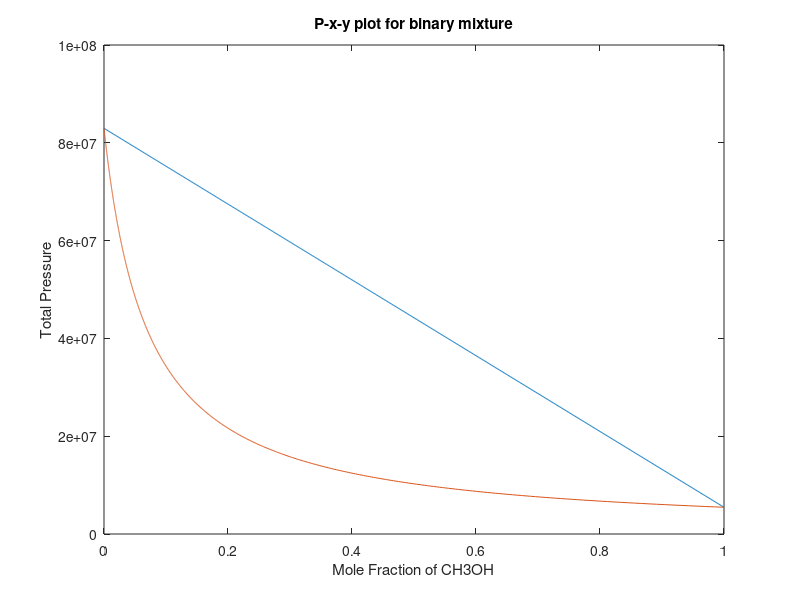

Write MATLAB code to recreate this figure. (Note: this script raises an error after producing the figure.)
% Lab-6

% Constants for CH3OH
A_CH3OH = 24.858;
B_CH3OH = 4512.9;

% Constants for CO2
A_CO2 = 22.36;
B_CO2 = 1992.9;

% Constants for H2O
A_H2O = 24.724;
B_H2O = 4949.6;

% Pressure for H2
P_H2 = 1.44 * 1e9;

% Temperature
T = 483;
e = 2.718;

% Part A: P-x-y plot for binary mixture
x = 0:0.001:1;
n = size(x, 2);

P_CH3OH = exp(A_CH3OH - B_CH3OH / T);
P_CO2 = exp(A_CO2 - B_CO2 / T);

P_Total = zeros(1, n);
y = zeros(1, n);

for i = 1:n
    P_Total(i) = (P_CH3OH - P_CO2) * (x(i)) + P_CO2;
    y(i) = P_CH3OH * x(i) / (P_Total(i));
end

figure; % New figure for Part A
plot(x, P_Total, y, P_Total);
xlabel('Mole Fraction of CH3OH');
ylabel('Total Pressure');
title('P-x-y plot for binary mixture');

% Part B: T-x-y plot for binary mixture
y = 0:0.001:1;
n = size(y, 2);

P_Total = 78 * 1e5;  % Pressure in Nm^-2
Ti = zeros(n, 1);
xi = zeros(n, 1);
P_CH3OH = zeros(n, 1);

for i = 1:n
    Ti(i) = fzero(@(t) Txy(A_CH3OH, B_CH3OH, A_CO2, B_CO2, P_Total, y(i), t), 300);
    P_CH3OH(i) = exp(A_CH3OH - B_CH3OH / Ti(i));
    xi(i) = (P_Total * y(i)) / (P_CH3OH(i));
end

figure; % New figure for Part B
plot(y, Ti, xi, Ti);
xlabel('Mole Fraction of CH3OH');
ylabel('Temperature');
title('T-x-y plot for binary mixture');

% Part C
Molp = 40;
idxy = 0;
idxx = 0;

for i = 1:n
    if abs(y(i) - Molp / 100) < 1e-6
        idxy = i;
        Ti(idxy);
    end

    if abs(x(i) - Molp / 100) < 1e-6
        idxx = i;
        Ti(idxx);
    end
end

T = 483;
if T > Ti(idxy)
    disp("Superheated");
end

if T < Ti(idxx)
    disp("Subcooled");
end

if T > Ti(idxx) && T < Ti(idxy)
    disp("Two-Phase");
end

% Rachford-Rice Procedure
F = 100;
z = zeros(4, 1);
k = zeros(4, 1);

z(1) = 0.12;
z(2) = 0.12;
z(3) = 0.25;
z(4) = 0.51;

% Define temperature and pressure scales for contour mesh
TGRAD = 273.15:1:500;
PGRAD = 1e5:1e5:78 * 1e5;

CO2_R = zeros(size(PGRAD, 2), size(TGRAD, 2));
CH3OH_R = zeros(size(PGRAD, 2), size(TGRAD, 2));
H2_R = zeros(size(PGRAD, 2), size(TGRAD, 2));
H2O_R = zeros(size(PGRAD, 2), size(TGRAD, 2));

for i = 1:size(PGRAD, 2)
    for j = 1:size(TGRAD, 2)
        F = 100;
        bpP = (bpPeq(z, TGRAD(j)));
        dpP = (dpPeq(z, TGRAD(j)));

        if (PGRAD(i) > bpP)
            psi = 0;
        end

        if (PGRAD(i) < dpP)
            psi = 1;
        end

        if (dpP <= PGRAD(i))
            if (PGRAD(i) <= bpP)
                psi = RRP(z, TGRAD(j), PGRAD(i));
            end
        end

        V = psi * F;
        L = F - V;
        k(3) = exp(A_CO2 - B_CO2 / TGRAD(j)) / PGRAD(i);
        k(1) = exp(A_CH3OH - B_CH3OH / TGRAD(j)) / PGRAD(i);
        k(2) = exp(A_H2O - B_H2O / TGRAD(j)) / PGRAD(i);
        k(4) = P_H2 / PGRAD(i);

        for l = 1:4
            x(l) = z(l) / (1 + psi * (k(l) - 1));
            y(l) = k(l) * x(l);
        end

        CO2_R(i, j) = y(3) * V / (z(3) * F);
        CH3OH_R(i, j) = x(1) * L / (z(1) * F);
        H2O_R(i, j) = x(2) * L / (z(2) * F);
        H2_R(i, j) = y(4) * V / (z(4) * F);
    end
end

PGRAD = PGRAD * 1e-5;

% Contour Plotting for CH3OH Recovery
figure;
contourf(TGRAD, PGRAD, CH3OH_R, 20);
colorbar;
xlabel('Temperature (K)');
ylabel('Pressure (bar)');
title('R3_C_H_3_O_H');

% Contour Plotting for H2O Recovery
figure;
contourf(TGRAD, PGRAD, H2O_R, 20);
colorbar;
xlabel('Temperature (K)');
ylabel('Pressure (bar)');
title('R3_H_2_O');

% Contour Plotting for CO2 Recovery
figure;
contourf(TGRAD, PGRAD, CO2_R, 20);
colorbar;
xlabel('Temperature (K)');
ylabel('Pressure (bar)');
title('R2_C_O_2');

% Contour Plotting for H2 Recovery
figure;
contourf(TGRAD, PGRAD, H2_R, 20);
colorbar;
xlabel('Temperature (K)');
ylabel('Pressure (bar)');
title('R2_H_2');


function y1 = Txy(a1, b1, a2, b2, P, y, Ti)
  
    y1 = (P * y / (exp(a1 - b1 / Ti)) + P * (1 - y) / (exp(a2 - b2 / Ti))) - 1;
end

function psit = RRP(z, T, Ptotal)
    Ach3oh = 24.858;
    Bch3oh = 4512.9;
    Aco2 = 22.36;
    Bco2 = 1992.9;
    Ah2o = 24.724;
    Bh2o = 4949.6;
    Ph2 = 1.44 * 1e9;
  
    k(3) = exp(Aco2 - Bco2 / T) / Ptotal;
    k(1) = exp(Ach3oh - Bch3oh / T) / Ptotal;
    k(2) = exp(Ah2o - Bh2o / T) / Ptotal;
    k(4) = Ph2 / Ptotal;

    val = @(psi) z(1) * (1 - k(1)) / (1 + psi * (k(1) - 1)) + z(2) * (1 - k(2)) / (1 + psi * (k(2) - 1)) + z(3) * (1 - k(3)) / (1 + psi * (k(3) - 1)) + z(4) * (1 - k(4)) / (1 + psi * (k(4) - 1));
    psit = fzero(val, 0.75);
end

function val = dpPeq(z, T)
    ACH3OH = 24.858;
    BCH3OH = 4512.9;
    ACO2 = 22.36;
    BCO2 = 1992.9;
    AH2O = 24.724;
    BH2O = 4949.6;
    PH2 = 1.44 * 1e9;
        
    val = (z(3)) / (exp(ACO2 - BCO2 / T)) + (z(1)) / (exp(ACH3OH - BCH3OH / T)) + (z(2)) / (exp(AH2O - BH2O / T)) + (z(4)) / PH2;
    val = 1 / val;
end

function val = bpPeq(z, T)
    Ach3oh = 24.858;
    Bch3oh = 4512.9;
    Aco2 = 22.36;
    Bco2 = 1992.9;
    Ah2o = 24.724;
    Bh2o = 4949.6;
    Ph2 = 1.44 * 1e9;

    val = (exp(Aco2 - Bco2 / T)) * z(3) + (exp(Ach3oh - Bch3oh / T)) * z(1) + (exp(Ah2o - Bh2o / T)) * z(2) + (Ph2) * z(4);
end
